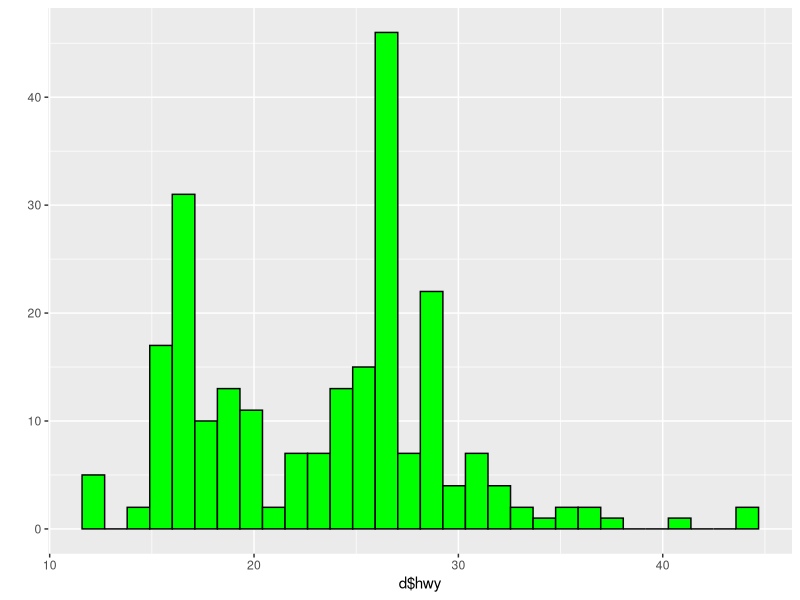
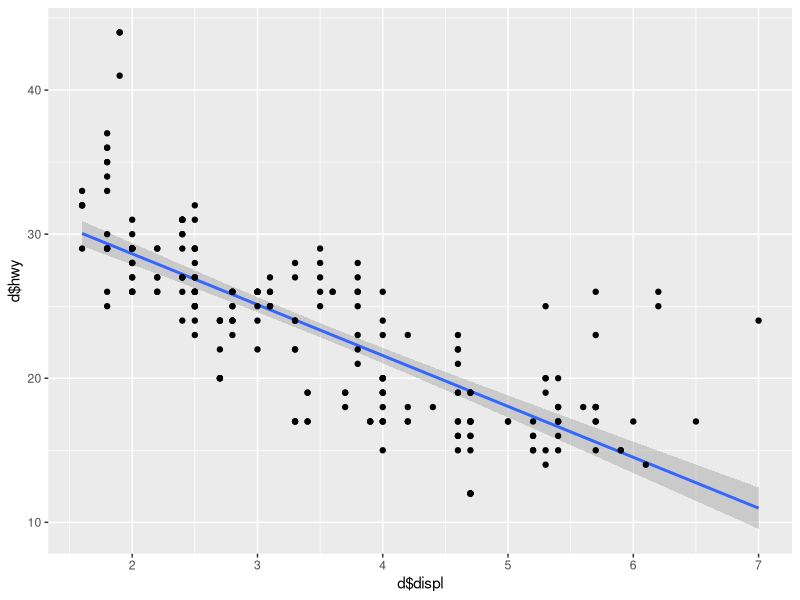
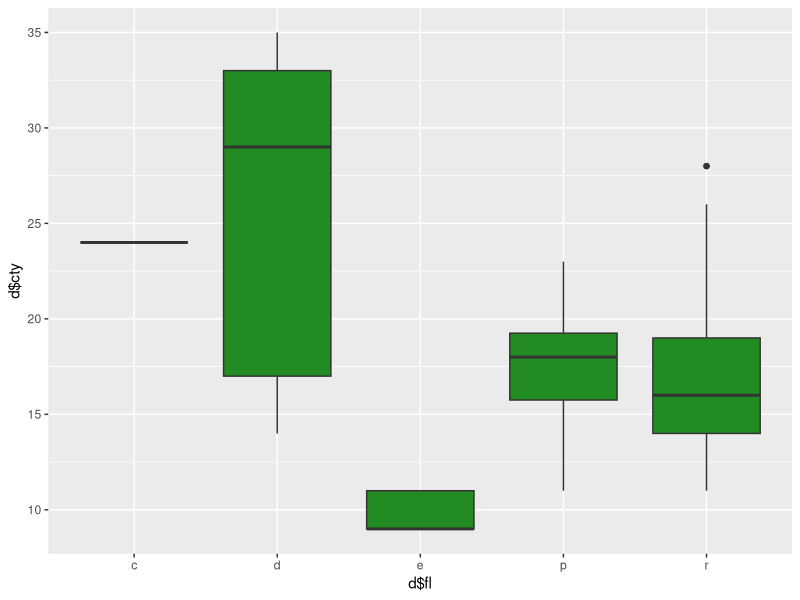
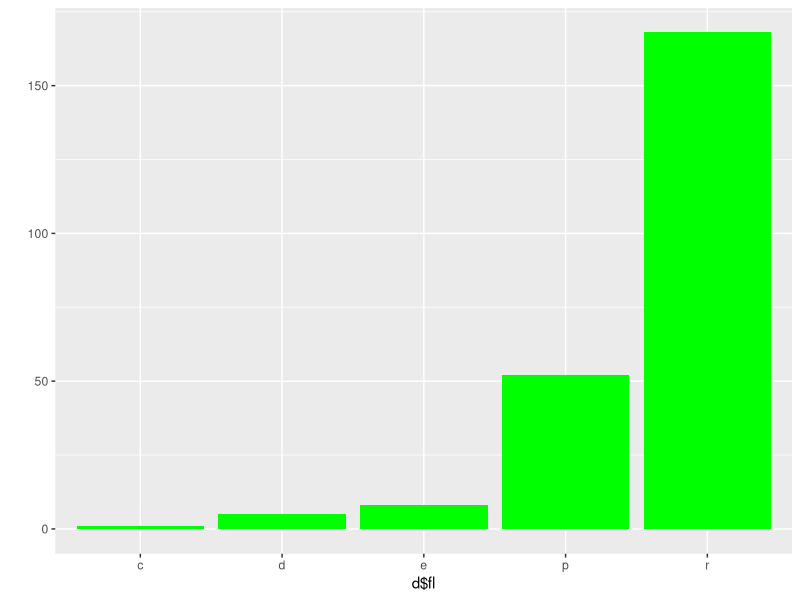
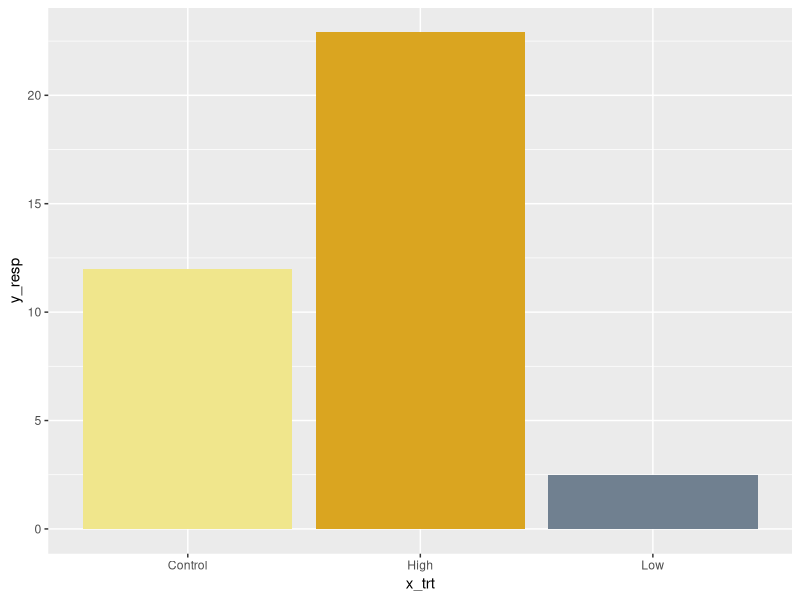
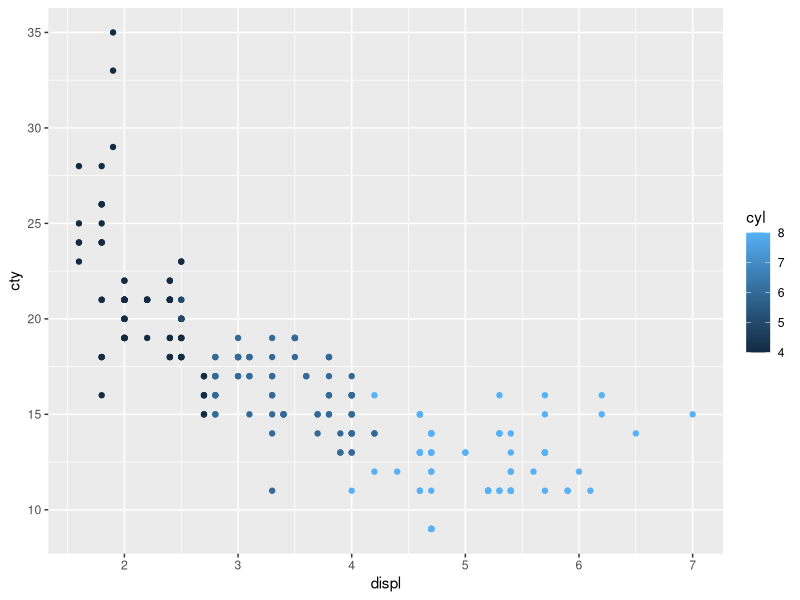
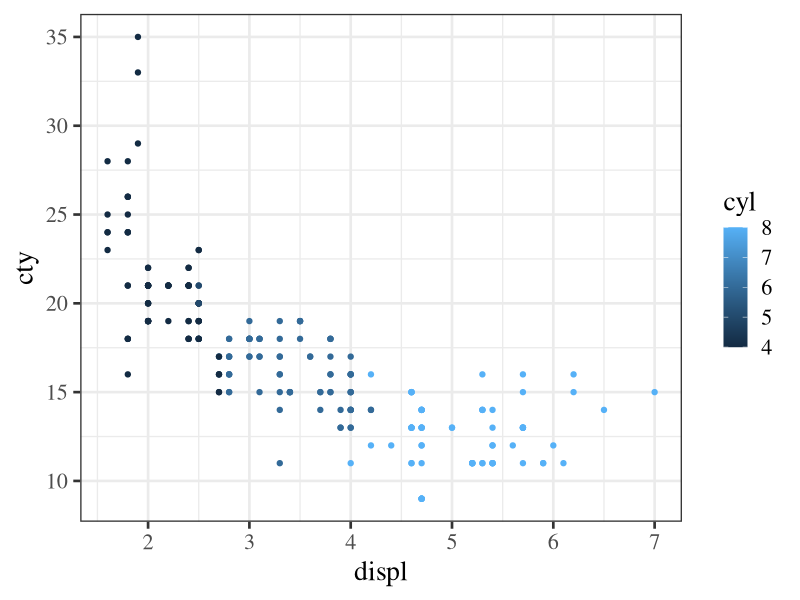
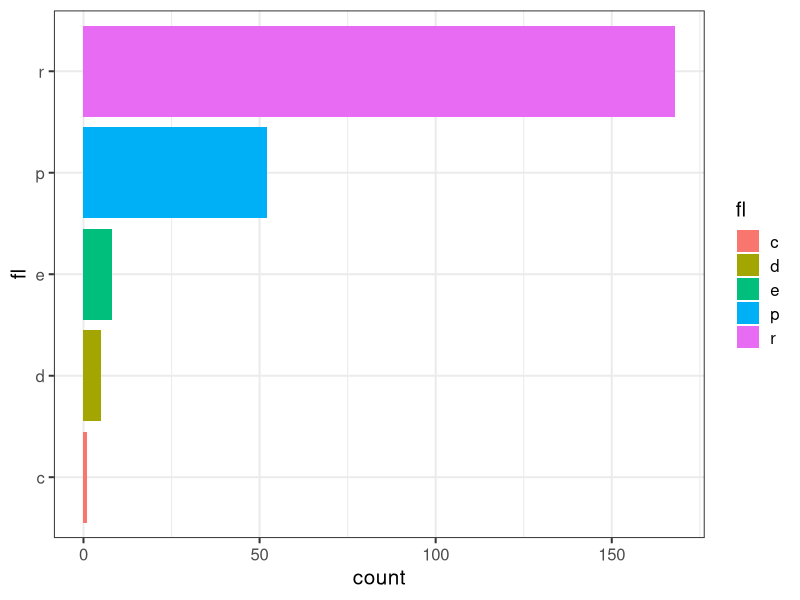

R code for these plots, in order:
## ---- chunk 1
library(ggplot2)
library(ggthemes)
library(patchwork)
library(dplyr)
library(viridis)
## ---- chunk 2
d <- mpg
glimpse(d)

#histogram
qplot(x=d$hwy, fill=I("green"), color=I("black"))

#scatter plot
qplot(x=d$displ, y=d$hwy, geom=c("smooth", "point"), method="lm") #geom adds the line

#box plot
qplot(x=d$fl, y=d$cty, geom="boxplot", fill=I("forestgreen"))

#bar plot
qplot(x=d$fl,geom="bar",fill=I("green"))
## ---- chunk 3
x_trt <- c("Control","Low","High")
y_resp <- c(12,2.5,22.9)
qplot(x=x_trt, y=y_resp, geom="col", fill=I(c("khaki", "slategray", "goldenrod")))
## ---- chunk 4
p1 <- ggplot(data=d, mapping=aes(x=displ, y=cty, color=cyl)) +  #good style to indent after the plus
  geom_point()
p1

p1 + theme_bw(base_size=20, base_family="serif") #you can keep adding to the plot

p2 <- ggplot(data=d, aes(x=fl, fill=fl)) +
  geom_bar()
p2 + coord_flip() + theme_bw(base_size=15, base_family="sans")
## ---- chunk 5
p3 <- ggplot(d, aes(x=displ, y=cty)) +
  geom_point(size=5, shape=21, color="magenta", fill="black") +
  xlab("count") +
  ylab("Fuel") +
  labs(title="Fuel vs. Count", subtitle="subtitle")

p3 + xlim(1,10) + ylim(0, 35)

cols <- viridis(7, option="magma") #specify you want 7 colors for 7 groups
ggplot(d, aes(x=class, y=hwy, fill=class)) +  #fill=class gives color
  geom_boxplot() +
  scale_fill_manual(values=cols)

